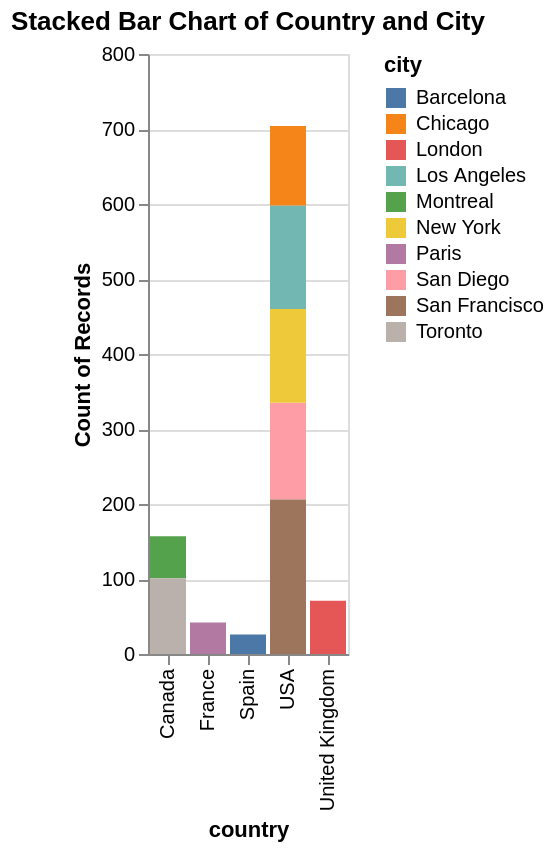

This figure's notebook cell:
### Markdown cell above
Observe the stacked bar chart to get an idea of the amount of users registered in each country and further by city.

Insights:
* Over 700 users in the United States, similarly distributed within its cities
* Smallest user base live in Barcelona

### Code cell
chart = alt.Chart(people).mark_bar().encode(
    x='country',
    y='count()',
    color='city'
).properties(title='Stacked Bar Chart of Country and City')
chart

### Figure 1 — Vega-Lite specification as saved in the notebook (floating-point values rounded to 4 significant figures; data arrays with more than 128 entries replaced by an {"elided": "..."} marker saying what was removed)
{"config": {"view": {"continuousWidth": 300, "continuousHeight": 300}}, "data": {"name": "data-98092b4aab5f400ad6f49fafc154ea4f"}, "mark": {"type": "bar"}, "encoding": {"color": {"field": "city", "type": "nominal"}, "x": {"field": "country", "type": "nominal"}, "y": {"aggregate": "count", "type": "quantitative"}}, "title": "Stacked Bar Chart of Country and City", "$schema": "https://vega.github.io/schema/vega-lite/v5.20.1.json", "datasets": {"data-98092b4aab5f400ad6f49fafc154ea4f": {"elided": "1000 records"}}}
